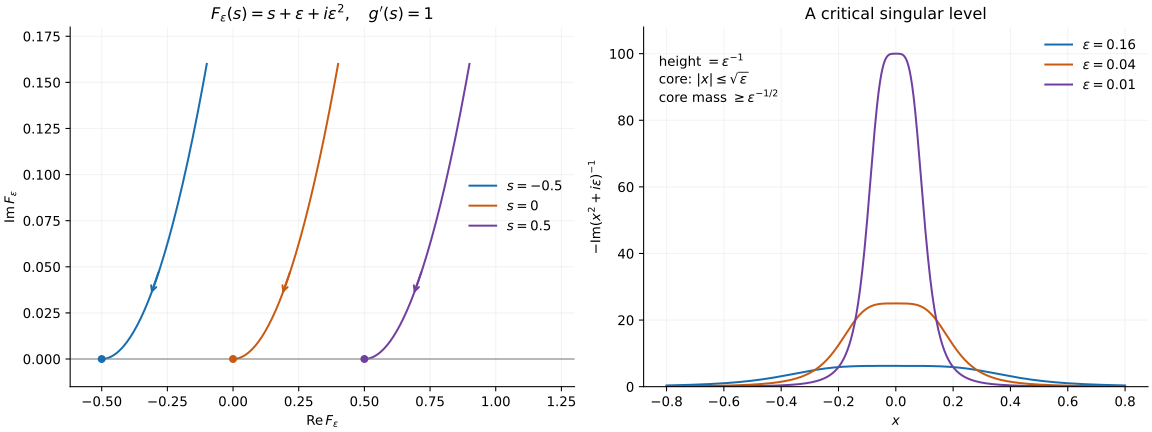

This figure's Python source:
"""Smooth boundary approaches and exact critical concentration profiles. CC0."""
from pathlib import Path
import numpy as np
import matplotlib
matplotlib.use('Agg')
import matplotlib.pyplot as plt
root=Path(__file__).resolve().parent
fig,axes=plt.subplots(1,2,figsize=(12,4.5),layout='constrained')
eps=np.linspace(0,.4,401)
for s,color in [(-.5,'#176db0'),(0,'#c95a12'),(.5,'#703fa0')]:
    axes[0].plot(s+eps,eps**2,color=color,label=rf'$s={s:g}$')
    axes[0].scatter([s],[0],color=color,s=25,zorder=4)
    j=220
    axes[0].annotate('',xy=(s+eps[j-35],eps[j-35]**2),xytext=(s+eps[j],eps[j]**2),arrowprops=dict(arrowstyle='->',color=color,lw=1.5))
axes[0].axhline(0,color='.5',lw=.8)
axes[0].set(xlabel=r'$\operatorname{Re}F_\varepsilon$',ylabel=r'$\operatorname{Im}F_\varepsilon$',title=r'$F_\varepsilon(s)=s+\varepsilon+i\varepsilon^2,\quad g^\prime(s)=1$',ylim=(-.015,.18),xlim=(-.62,1.3))
axes[0].legend(loc='center right',frameon=False)
x=np.linspace(-.8,.8,1601)
for e,color in [(.16,'#176db0'),(.04,'#c95a12'),(.01,'#703fa0')]:
    axes[1].plot(x,e/(x**4+e**2),color=color,label=rf'$\varepsilon={e:g}$')
axes[1].set(xlabel=r'$x$',ylabel=r'$-\operatorname{Im}(x^2+i\varepsilon)^{-1}$',title='A critical singular level',ylim=(0,108))
axes[1].text(.03,.93,r'height $=\varepsilon^{-1}$'+'\n'+r'core: $|x|\leq\sqrt{\varepsilon}$'+'\n'+r'core mass $\geq\varepsilon^{-1/2}$',transform=axes[1].transAxes,va='top')
axes[1].legend(loc='upper right',frameon=False)
for ax in axes:
    ax.grid(alpha=.15)
    ax.spines[['top','right']].set_visible(False)
fig.savefig(root/'moving-boundary-and-critical-concentration.png',dpi=180)
fig.savefig(root/'moving-boundary-and-critical-concentration.svg')
svg=root/'moving-boundary-and-critical-concentration.svg'
svg.write_text('\n'.join(line.rstrip() for line in svg.read_text(encoding='utf-8').splitlines())+'\n',encoding='utf-8')
plt.close(fig)
